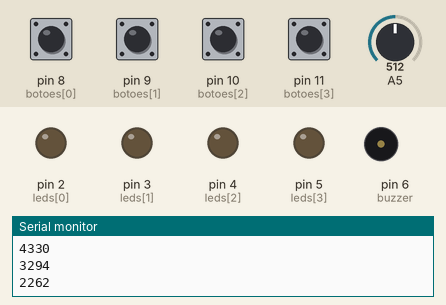
Bench run of a sketch on a simulated Arduino Uno, built with avr-gcc and run on an emulated ATmega328P. On the bench: output pins drawn as LEDs (lit = HIGH), buzzer (waves = sounding), the last lines printed to the serial monitor. Inputs (shaded band) come from the test bench; at power-on: pin 8 (botoes[0]), pin 9 (botoes[1]), pin 10 (botoes[2]), pin 11 (botoes[3]) HIGH, A5 = 512. Random numbers use the default seed unless the sketch sets one.

Above: at 5.1 s.
5.2 s: pin 9 (botoes[1]) pulled LOW for 0.15 s
At 6.7 s:
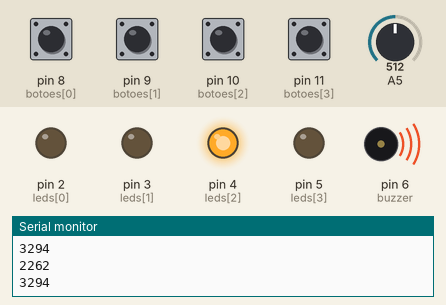
At 9.5 s:
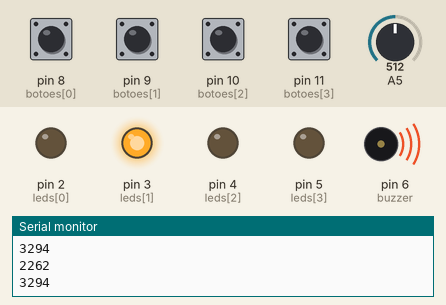
Timing chart, 0 to 17.2 s (numbered marks = the images above; inputs shaded):
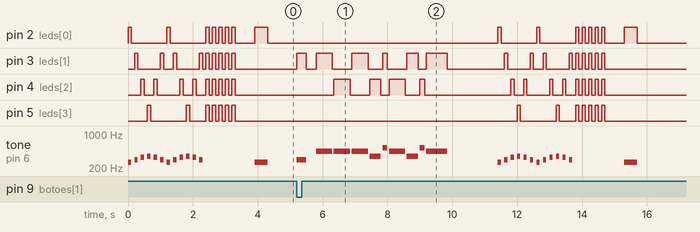

The sketch:

ArduinoGenius.ino
```cpp
#include <Arduino.h>

const int a = 440;
const int f = 349;
const int cH = 523;
int counter = 0;


#define totalRodadas 20
#define btDebug 7
int leds [4] = {2, 3, 4, 5};
int botoes [4] = {8, 9, 10, 11};
int tons [4] = {262, 294, 330, 349};

int delayPisca = 100;
byte buzzer = 6;
bool resposta = false;

int botaoApertado;

int sequencia[totalRodadas]; // cores sorteadas
bool gameOver = false;

byte totalSequencia = 0; // numero  de acertos. Ex. depois de 3 rodadas de acertos = 2 (começa do 0)

byte jogadaAtual = 0;  //numero da jogada que o jogador está jogando agora


void iniciaPortas() {   // Start ports of led's,  button's and buzzer
      for ( byte x = 0; x <= 3; x++ ) {
            pinMode ( leds [x], OUTPUT );
            pinMode ( botoes [x] , INPUT_PULLUP );
            }
      pinMode ( 7, INPUT_PULLUP );
      pinMode ( buzzer, OUTPUT );
      }

void piscaLed ( int portaLed, int delayPisca ) { // Blink a led based in the digital input of portaLed
      digitalWrite ( leds[portaLed], HIGH );
      tone ( buzzer, tons[portaLed] );
      Serial.print ( leds[portaLed] );
      Serial.println ( tons[portaLed] );
      delay ( delayPisca );
      digitalWrite ( leds[portaLed], LOW );
      noTone ( buzzer );
      delay ( delayPisca );
      }


void piscaSequencia() { //Blink all leds in sequence - Red, Green, Yellow and Blue
      for ( byte x = 0; x <= 3; x++ ) {
            piscaLed ( x, 100 );
            }
      }

void piscaTodos() { //Turn on all leds, delays and turn off all leds
      for ( byte x = 0; x <= 3; x++ ) {
            digitalWrite ( leds [x], HIGH );
            }
      delay ( 100 );
      for ( byte x = 0; x <= 3; x++ ) {
            digitalWrite ( leds [x], LOW );
            } delay ( 100 );
      noTone ( buzzer );
      }

void iniciaJogo() { // Initial sequence of the game
      for ( byte x = 1; x <= 2; x++ ) {
            piscaSequencia();
            for ( byte z = 2; z >= 1; z-- ) {
                  piscaLed ( z, 100 );
                  }
            }
      for ( byte x = 0; x <= 4; x++ ) {
            piscaTodos();
            }
      }

void criaSequencia () { // Random led assigned to variable "sequencia"
      randomSeed ( analogRead ( A5 ) * 17 * 11 );
      sequencia [jogadaAtual] = random ( 4 );
      }

void playRodada() {
      for ( int i = 0 ; i <= jogadaAtual; i++ ) {
            piscaLed ( sequencia[i], 400 );
            }
      }

void respostaJogador() {
      for ( int i = 0 ; i <= jogadaAtual ; i++ ) {
            bool resposta = false;
            while ( !resposta ) {
                  for ( int z = 0; z <= 3; z++ ) {
                        if  ( digitalRead ( botoes[z] ) == LOW ) {
                              botaoApertado = z;
                              piscaLed ( z, 300 );
                              resposta = true;
                              }
                        }
                  }
            if ( sequencia[i] !=  botaoApertado ) {
                  gameOver = true;
                  break;
                  }
            }
      jogadaAtual++;
      }


void marchEndGame() {
      beep ( a, 500 );
      beep ( a, 500 );
      beep ( a, 500 );
      beep ( f, 350 );
      beep ( cH, 150 );
      beep ( a, 500 );
      beep ( f, 350 );
      beep ( cH, 150 );
      beep ( a, 650 );
      delay ( 500 );
      }

void beep ( int note, int duration ) {
      //Play tone on buzzerPin
      tone ( buzzer, note, duration );
      //Play different LED depending on value of 'counter'
      if ( counter % 2 == 0 ) {
            digitalWrite ( leds[1], HIGH );
            delay ( duration );
            digitalWrite ( leds[1], LOW );
            }
      else {
            digitalWrite ( leds[2], HIGH );
            delay ( duration );
            digitalWrite ( leds[2], LOW );
            }
      //Stop tone on buzzerPin
      noTone ( buzzer );
      delay ( 50 );
      //Increment counter
      counter++;
      }


void setup() {
      Serial.begin ( 9600 );
      iniciaPortas();
      iniciaJogo();
      delay ( 500 );
      jogadaAtual = 0;
      }

void loop() {
      criaSequencia();
      playRodada();
      respostaJogador();
      if ( gameOver == true ) {
            sequencia[totalRodadas] = {};
            jogadaAtual = 0;
            gameOver = false;
            marchEndGame();
            delay ( 1000 );
            iniciaJogo();
            }
      delay ( 500 );
      }
```

Measured:
- after the input at 5.2 s, pin 2 (leds[0]): LOW → HIGH after 6.2 s, → LOW 0.10 s later, → HIGH 1.1 s later, → LOW 0.10 s later, … (16 changes in this stretch); pin 3 (leds[1]): LOW → HIGH at once, → LOW 0.30 s later, → HIGH 0.30 s later, → LOW 0.50 s later, … (30 changes in this stretch)
- by itself, tone on pin 6 (buzzer): plays 262 Hz for 0.10 s, 294 Hz for 0.10 s, 330 Hz for 0.10 s, 349 Hz for 0.10 s, 330 Hz for 0.10 s, 294 Hz for 0.10 s … (13 notes in this stretch)
